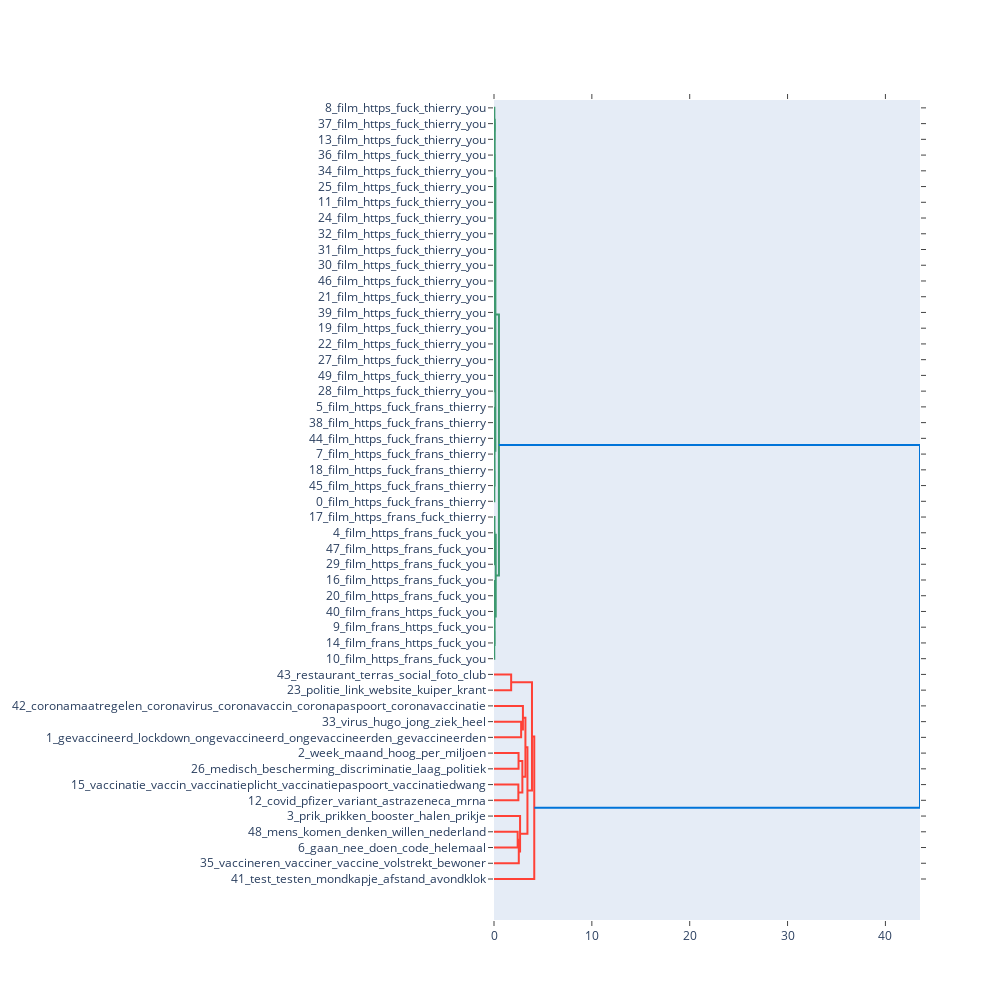

This figure's notebook cell:
### Code cell
fig = model.visualize_topic_hierarchy()
fig.show()

### Figure 1 — Plotly figure (JSON) as saved in the notebook; plotly's stock layout.template omitted (floating-point values rounded to 4 significant figures)
{"data": [{"hoverinfo": "text", "marker": {"color": "rgb(61,153,112)"}, "mode": "lines", "type": "scatter", "x": [0, 0.03056, 0.03056, 0], "xaxis": "x", "y": [-15, -15, -25, -25], "yaxis": "y"}, {"hoverinfo": "text", "marker": {"color": "rgb(61,153,112)"}, "mode": "lines", "type": "scatter", "x": [0, 0.03494, 0.03494, 0.03056], "xaxis": "x", "y": [-5, -5, -20, -20], "yaxis": "y"}, {"hoverinfo": "text", "marker": {"color": "rgb(61,153,112)"}, "mode": "lines", "type": "scatter", "x": [0, 0.02228, 0.02228, 0], "xaxis": "x", "y": [-55, -55, -65, -65], "yaxis": "y"}, {"hoverinfo": "text", "marker": {"color": "rgb(61,153,112)"}, "mode": "lines", "type": "scatter", "x": [0, 0.02258, 0.02258, 0.02228], "xaxis": "x", "y": [-45, -45, -60, -60], "yaxis": "y"}, {"hoverinfo": "text", "marker": {"color": "rgb(61,153,112)"}, "mode": "lines", "type": "scatter", "x": [0, 0.0243, 0.0243, 0], "xaxis": "x", "y": [-75, -75, -85, -85], "yaxis": "y"}, {"hoverinfo": "text", "marker": {"color": "rgb(61,153,112)"}, "mode": "lines", "type": "scatter", "x": [0.02258, 0.02534, 0.02534, 0.0243], "xaxis": "x", "y": [-52.5, -52.5, -80, -80], "yaxis": "y"}, {"hoverinfo": "text", "marker": {"color": "rgb(61,153,112)"}, "mode": "lines", "type": "scatter", "x": [0, 0.02809, 0.02809, 0.02534], "xaxis": "x", "y": [-35, -35, -66.25, -66.25], "yaxis": "y"}, {"hoverinfo": "text", "marker": {"color": "rgb(61,153,112)"}, "mode": "lines", "type": "scatter", "x": [0, 0.01391, 0.01391, 0], "xaxis": "x", "y": [-125, -125, -135, -135], "yaxis": "y"}, {"hoverinfo": "text", "marker": {"color": "rgb(61,153,112)"}, "mode": "lines", "type": "scatter", "x": [0.01391, 0.01428, 0.01428, 0], "xaxis": "x", "y": [-130, -130, -145, -145], "yaxis": "y"}, {"hoverinfo": "text", "marker": {"color": "rgb(61,153,112)"}, "mode": "lines", "type": "scatter", "x": [0, 0.01491, 0.01491, 0.01428], "xaxis": "x", "y": [-115, -115, -137.5, -137.5], "yaxis": "y"}, {"hoverinfo": "text", "marker": {"color": "rgb(61,153,112)"}, "mode": "lines", "type": "scatter", "x": [0, 0.01621, 0.01621, 0], "xaxis": "x", "y": [-155, -155, -165, -165], "yaxis": "y"}, {"hoverinfo": "text", "marker": {"color": "rgb(61,153,112)"}, "mode": "lines", "type": "scatter", "x": [0.01491, 0.01669, 0.01669, 0.01621], "xaxis": "x", "y": [-126.2, -126.2, -160, -160], "yaxis": "y"}, {"hoverinfo": "text", "marker": {"color": "rgb(61,153,112)"}, "mode": "lines", "type": "scatter", "x": [0, 0.01708, 0.01708, 0.01669], "xaxis": "x", "y": [-105, -105, -143.1, -143.1], "yaxis": "y"}, {"hoverinfo": "text", "marker": {"color": "rgb(61,153,112)"}, "mode": "lines", "type": "scatter", "x": [0, 0.01896, 0.01896, 0], "xaxis": "x", "y": [-175, -175, -185, -185], "yaxis": "y"}, {"hoverinfo": "text", "marker": {"color": "rgb(61,153,112)"}, "mode": "lines", "type": "scatter", "x": [0.01708, 0.02029, 0.02029, 0.01896], "xaxis": "x", "y": [-124.1, -124.1, -180, -180], "yaxis": "y"}, {"hoverinfo": "text", "marker": {"color": "rgb(61,153,112)"}, "mode": "lines", "type": "scatter", "x": [0, 0.02115, 0.02115, 0.02029], "xaxis": "x", "y": [-95, -95, -152.0, -152.0], "yaxis": "y"}, {"hoverinfo": "text", "marker": {"color": "rgb(61,153,112)"}, "mode": "lines", "type": "scatter", "x": [0.02809, 0.04113, 0.04113, 0.02115], "xaxis": "x", "y": [-50.62, -50.62, -123.5, -123.5], "yaxis": "y"}, {"hoverinfo": "text", "marker": {"color": "rgb(61,153,112)"}, "mode": "lines", "type": "scatter", "x": [0.03494, 0.0691, 0.0691, 0.04113], "xaxis": "x", "y": [-12.5, -12.5, -87.07, -87.07], "yaxis": "y"}, {"hoverinfo": "text", "marker": {"color": "rgb(61,153,112)"}, "mode": "lines", "type": "scatter", "x": [0, 0.01565, 0.01565, 0], "xaxis": "x", "y": [-195, -195, -205, -205], "yaxis": "y"}, {"hoverinfo": "text", "marker": {"color": "rgb(61,153,112)"}, "mode": "lines", "type": "scatter", "x": [0, 0.01229, 0.01229, 0], "xaxis": "x", "y": [-215, -215, -225, -225], "yaxis": "y"}, {"hoverinfo": "text", "marker": {"color": "rgb(61,153,112)"}, "mode": "lines", "type": "scatter", "x": [0.01229, 0.01281, 0.01281, 0], "xaxis": "x", "y": [-220, -220, -235, -235], "yaxis": "y"}, {"hoverinfo": "text", "marker": {"color": "rgb(61,153,112)"}, "mode": "lines", "type": "scatter", "x": [0.01281, 0.0141, 0.0141, 0], "xaxis": "x", "y": [-227.5, -227.5, -245, -245], "yaxis": "y"}, {"hoverinfo": "text", "marker": {"color": "rgb(61,153,112)"}, "mode": "lines", "type": "scatter", "x": [0.0141, 0.03192, 0.03192, 0], "xaxis": "x", "y": [-236.2, -236.2, -255, -255], "yaxis": "y"}, {"hoverinfo": "text", "marker": {"color": "rgb(61,153,112)"}, "mode": "lines", "type": "scatter", "x": [0.01565, 0.04086, 0.04086, 0.03192], "xaxis": "x", "y": [-200, -200, -245.6, -245.6], "yaxis": "y"}, {"hoverinfo": "text", "marker": {"color": "rgb(61,153,112)"}, "mode": "lines", "type": "scatter", "x": [0.0691, 0.1406, 0.1406, 0.04086], "xaxis": "x", "y": [-49.79, -49.79, -222.8, -222.8], "yaxis": "y"}, {"hoverinfo": "text", "marker": {"color": "rgb(61,153,112)"}, "mode": "lines", "type": "scatter", "x": [0, 0.02047, 0.02047, 0], "xaxis": "x", "y": [-275, -275, -285, -285], "yaxis": "y"}, {"hoverinfo": "text", "marker": {"color": "rgb(61,153,112)"}, "mode": "lines", "type": "scatter", "x": [0.02047, 0.02388, 0.02388, 0], "xaxis": "x", "y": [-280, -280, -295, -295], "yaxis": "y"}, {"hoverinfo": "text", "marker": {"color": "rgb(61,153,112)"}, "mode": "lines", "type": "scatter", "x": [0, 0.04577, 0.04577, 0.02388], "xaxis": "x", "y": [-265, -265, -287.5, -287.5], "yaxis": "y"}, {"hoverinfo": "text", "marker": {"color": "rgb(61,153,112)"}, "mode": "lines", "type": "scatter", "x": [0, 0.01229, 0.01229, 0], "xaxis": "x", "y": [-305, -305, -315, -315], "yaxis": "y"}, {"hoverinfo": "text", "marker": {"color": "rgb(61,153,112)"}, "mode": "lines", "type": "scatter", "x": [0, 0.01095, 0.01095, 0], "xaxis": "x", "y": [-325, -325, -335, -335], "yaxis": "y"}, {"hoverinfo": "text", "marker": {"color": "rgb(61,153,112)"}, "mode": "lines", "type": "scatter", "x": [0.01095, 0.0171, 0.0171, 0], "xaxis": "x", "y": [-330, -330, -345, -345], "yaxis": "y"}, {"hoverinfo": "text", "marker": {"color": "rgb(61,153,112)"}, "mode": "lines", "type": "scatter", "x": [0.0171, 0.02872, 0.02872, 0], "xaxis": "x", "y": [-337.5, -337.5, -355, -355], "yaxis": "y"}, {"hoverinfo": "text", "marker": {"color": "rgb(61,153,112)"}, "mode": "lines", "type": "scatter", "x": [0.01229, 0.05232, 0.05232, 0.02872], "xaxis": "x", "y": [-310, -310, -346.2, -346.2], "yaxis": "y"}, {"hoverinfo": "text", "marker": {"color": "rgb(61,153,112)"}, "mode": "lines", "type": "scatter", "x": [0.04577, 0.1762, 0.1762, 0.05232], "xaxis": "x", "y": [-276.2, -276.2, -328.1, -328.1], "yaxis": "y"}, {"hoverinfo": "text", "marker": {"color": "rgb(61,153,112)"}, "mode": "lines", "type": "scatter", "x": [0.1406, 0.5035, 0.5035, 0.1762], "xaxis": "x", "y": [-136.3, -136.3, -302.2, -302.2], "yaxis": "y"}, {"hoverinfo": "text", "marker": {"color": "rgb(255,65,54)"}, "mode": "lines", "type": "scatter", "x": [0, 1.752, 1.752, 0], "xaxis": "x", "y": [-365, -365, -375, -375], "yaxis": "y"}, {"hoverinfo": "text", "marker": {"color": "rgb(255,65,54)"}, "mode": "lines", "type": "scatter", "x": [0, 2.772, 2.772, 0], "xaxis": "x", "y": [-395, -395, -405, -405], "yaxis": "y"}, {"hoverinfo": "text", "marker": {"color": "rgb(255,65,54)"}, "mode": "lines", "type": "scatter", "x": [0, 2.956, 2.956, 2.772], "xaxis": "x", "y": [-385, -385, -400, -400], "yaxis": "y"}, {"hoverinfo": "text", "marker": {"color": "rgb(255,65,54)"}, "mode": "lines", "type": "scatter", "x": [0, 2.509, 2.509, 0], "xaxis": "x", "y": [-415, -415, -425, -425], "yaxis": "y"}, {"hoverinfo": "text", "marker": {"color": "rgb(255,65,54)"}, "mode": "lines", "type": "scatter", "x": [0, 2.49, 2.49, 0], "xaxis": "x", "y": [-435, -435, -445, -445], "yaxis": "y"}, {"hoverinfo": "text", "marker": {"color": "rgb(255,65,54)"}, "mode": "lines", "type": "scatter", "x": [2.509, 2.899, 2.899, 2.49], "xaxis": "x", "y": [-420, -420, -440, -440], "yaxis": "y"}, {"hoverinfo": "text", "marker": {"color": "rgb(255,65,54)"}, "mode": "lines", "type": "scatter", "x": [2.956, 3.211, 3.211, 2.899], "xaxis": "x", "y": [-392.5, -392.5, -430, -430], "yaxis": "y"}, {"hoverinfo": "text", "marker": {"color": "rgb(255,65,54)"}, "mode": "lines", "type": "scatter", "x": [0, 2.419, 2.419, 0], "xaxis": "x", "y": [-465, -465, -475, -475], "yaxis": "y"}, {"hoverinfo": "text", "marker": {"color": "rgb(255,65,54)"}, "mode": "lines", "type": "scatter", "x": [2.419, 2.534, 2.534, 0], "xaxis": "x", "y": [-470, -470, -485, -485], "yaxis": "y"}, {"hoverinfo": "text", "marker": {"color": "rgb(255,65,54)"}, "mode": "lines", "type": "scatter", "x": [0, 2.664, 2.664, 2.534], "xaxis": "x", "y": [-455, -455, -477.5, -477.5], "yaxis": "y"}, {"hoverinfo": "text", "marker": {"color": "rgb(255,65,54)"}, "mode": "lines", "type": "scatter", "x": [3.211, 3.417, 3.417, 2.664], "xaxis": "x", "y": [-411.2, -411.2, -466.2, -466.2], "yaxis": "y"}, {"hoverinfo": "text", "marker": {"color": "rgb(255,65,54)"}, "mode": "lines", "type": "scatter", "x": [1.752, 3.881, 3.881, 3.417], "xaxis": "x", "y": [-370, -370, -438.8, -438.8], "yaxis": "y"}, {"hoverinfo": "text", "marker": {"color": "rgb(255,65,54)"}, "mode": "lines", "type": "scatter", "x": [3.881, 4.115, 4.115, 0], "xaxis": "x", "y": [-404.4, -404.4, -495, -495], "yaxis": "y"}, {"hoverinfo": "text", "marker": {"color": "rgb(0,116,217)"}, "mode": "lines", "type": "scatter", "x": [0.5035, 43.53, 43.53, 4.115], "xaxis": "x", "y": [-219.2, -219.2, -449.7, -449.7], "yaxis": "y"}], "layout": {"autosize": false, "height": 1000, "hovermode": "closest", "showlegend": false, "width": 1000, "xaxis": {"mirror": "allticks", "rangemode": "tozero", "showgrid": false, "showline": true, "showticklabels": true, "ticks": "outside", "type": "linear", "zeroline": false}, "yaxis": {"mirror": "allticks", "rangemode": "tozero", "showgrid": false, "showline": true, "showticklabels": true, "tickmode": "array", "ticks": "outside", "ticktext": ["8_film_https_fuck_thierry_you", "37_film_https_fuck_thierry_you", "13_film_https_fuck_thierry_you", "36_film_https_fuck_thierry_you", "34_film_https_fuck_thierry_you", "25_film_https_fuck_thierry_you", "11_film_https_fuck_thierry_you", "24_film_https_fuck_thierry_you", "32_film_https_fuck_thierry_you", "31_film_https_fuck_thierry_you", "30_film_https_fuck_thierry_you", "46_film_https_fuck_thierry_you", "21_film_https_fuck_thierry_you", "39_film_https_fuck_thierry_you", "19_film_https_fuck_thierry_you", "22_film_https_fuck_thierry_you", "27_film_https_fuck_thierry_you", "49_film_https_fuck_thierry_you", "28_film_https_fuck_thierry_you", "5_film_https_fuck_frans_thierry", "38_film_https_fuck_frans_thierry", "44_film_https_fuck_frans_thierry", "7_film_https_fuck_frans_thierry", "18_film_https_fuck_frans_thierry", "45_film_https_fuck_frans_thierry", "0_film_https_fuck_frans_thierry", "17_film_https_frans_fuck_thierry", "4_film_https_frans_fuck_you", "47_film_https_frans_fuck_you", "29_film_https_frans_fuck_you", "16_film_https_frans_fuck_you", "20_film_https_frans_fuck_you", "40_film_frans_https_fuck_you", "9_film_frans_https_fuck_you", "14_film_frans_https_fuck_you", "10_film_https_frans_fuck_you", "43_restaurant_terras_social_foto_club", "23_politie_link_website_kuiper_krant", "42_coronamaatregelen_coronavirus_coronavaccin_coronapaspoort_coronavaccinatie", "33_virus_hugo_jong_ziek_heel", "1_gevaccineerd_lockdown_ongevaccineerd_ongevaccineerden_gevaccineerden", "2_week_maand_hoog_per_miljoen", "26_medisch_bescherming_discriminatie_laag_politiek", "15_vaccinatie_vaccin_vaccinatieplicht_vaccinatiepaspoort_vaccinatiedwang", "12_covid_pfizer_variant_astrazeneca_mrna", "3_prik_prikken_booster_halen_prikje", "48_mens_komen_denken_willen_nederland", "6_gaan_nee_doen_code_helemaal", "35_vaccineren_vacciner_vaccine_volstrekt_bewoner", "41_test_testen_mondkapje_afstand_avondklok"], "tickvals": [-5, -15, -25, -35, -45, -55, -65, -75, -85, -95, -105, -115, -125, -135, -145, -155, -165, -175, -185, -195, -205, -215, -225, -235, -245, -255, -265, -275, -285, -295, -305, -315, -325, -335, -345, -355, -365, -375, -385, -395, -405, -415, -425, -435, -445, -455, -465, -475, -485, -495], "type": "linear", "zeroline": false}}}
